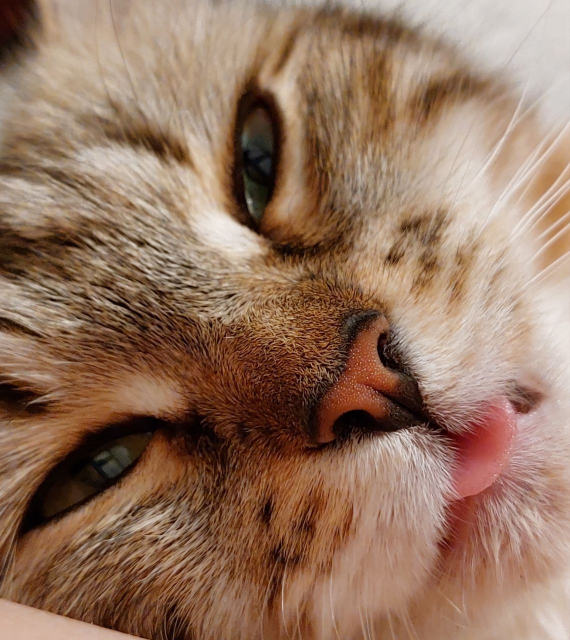
#> input picture homework-05/mouse.jpg, 1140 x 1280 px (shown at 1/2 size)
$ jupyter execute --allow-errors MathPack_HW_05_Kosinov_group_bv_02_20.ipynb
#> lines starting #> are read from the running program, lines starting #| are printed output that depends on the picture
[cell 1]
from PIL import Image
import numpy as np
img = Image.open('mouse.jpg')
#> img is the input picture: PIL image 1140x1280 RGB; mean R, G, B 148.4, 116.1, 95.4
X = np.array(img, dtype=np.float32)
RGB = [X[:,:,0],X[:,:,1],X[:,:,2]]
Ur, Sr, Rr = np.linalg.svd(RGB[0], full_matrices=False)
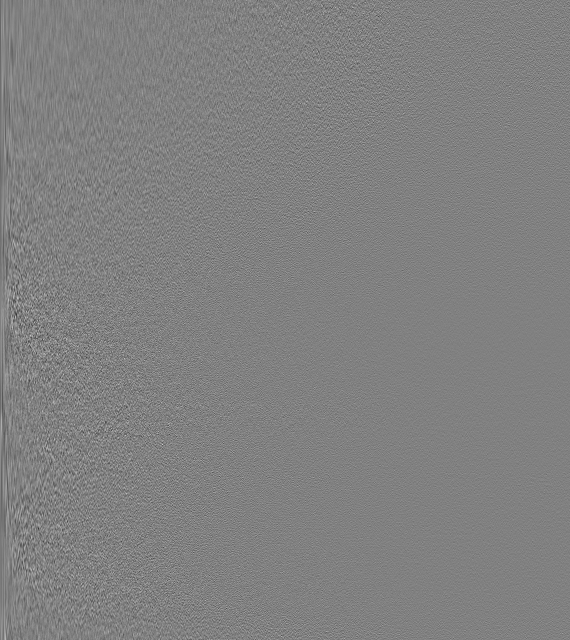
#> Ur: shape (1280, 1140) float32 (shown at 1/2 size); min -0.187, max 0.183, mean -2.73e-05; drawn with min black and max white
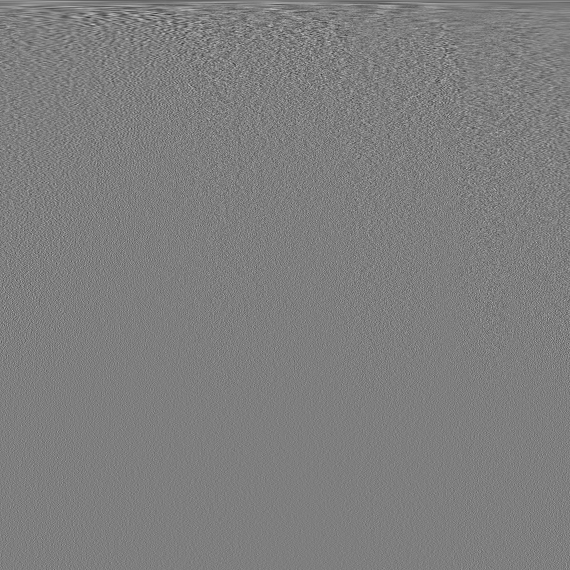
#> Rr: shape (1140, 1140) float32 (shown at 1/2 size); min -0.161, max 0.163, mean -2.09e-05; drawn with min black and max white
#> Sr = 1140 values, max 183390.1 at index 0, min 1.21 at index 1139, mean 576.5
Ug, Sg, Rg = np.linalg.svd(RGB[1], full_matrices=False)
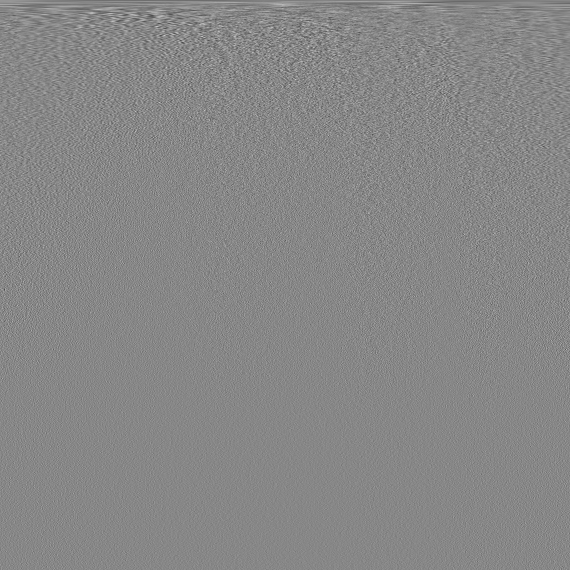
#> Rg: shape (1140, 1140) float32 (shown at 1/2 size); min -0.198, max 0.175, mean -2.21e-05; drawn with min black and max white
#> Sg = 1140 values, max 147642.9 at index 0, min 1.23 at index 1139, mean 555.4
Ub, Sb, Rb = np.linalg.svd(RGB[2], full_matrices=False)
#> Sb = 1140 values, max 125121.8 at index 0, min 1.45 at index 1139, mean 540.4

[cell 2]
print('Размер изображения с учётом цветов:',X.shape)
#| Размер изображения с учётом цветов: (1280, 1140, 3)
import os
cat_size = os.path.getsize(f'mouse.jpg')
print('Размер исходного файла: {:.2f}'.format(cat_size/1024), 'Кбайт')

[cell 3]
def new(U,S,R,r):
  D = np.hstack((S[:r],np.zeros(len(S)-r)))
  A = U.dot(np.diag(D)).dot(R)
  return A

def pict(Red,Green,Blue,r):
  Red = new(Ur,Sr,Rr,r)
  Green = new(Ug,Sg,Rg,r)
  Blue = new(Ub,Sb,Rb,r)
  CAT = np.vstack((Red.flatten(),Green.flatten(),Blue.flatten())).T.reshape(X.shape)
  CAT = Image.fromarray(np.asarray(CAT, dtype=np.uint8))
  return CAT

CATS = {}
Sings = [1,2,10,30,100,1000]
#> (the rest of this cell did not finish here and is left out)

[cell 4]
import os
#> (the rest of this cell did not finish here and is left out)

[cell 5]
r = int(input('Введите сингулярное значение >> '))
#> the answer given: 3
while r<0 or r > X.shape[1]:
  print('Введите корректное значение: от 1 до 1140')
  r = int(input('Введите сингулярное значение >> '))
print('***идёт прогрузка картинки***')
#> (the rest of this cell did not finish here and is left out)

$ run again, with homework-05/cat2.jpg copied over homework-05/mouse.jpg
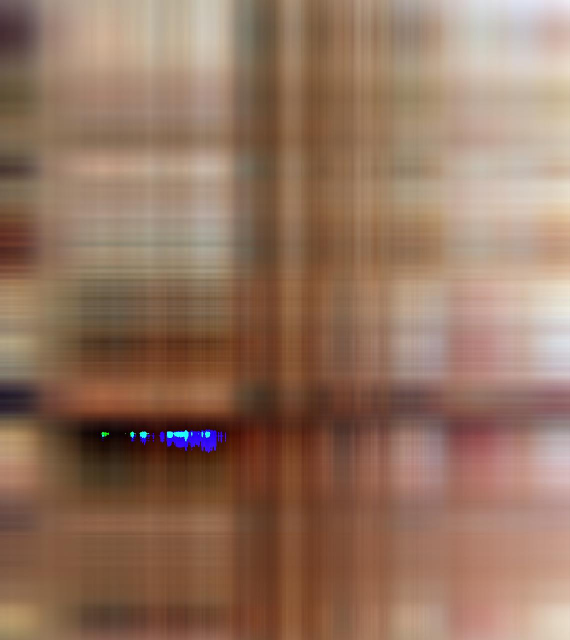
#> input picture homework-05/cat2.jpg, 1140 x 1280 px (shown at 1/2 size)
#> img is the input picture: PIL image 1140x1280 RGB; mean R, G, B 148, 115.9, 95.8
#> `Ur, Sr, Rr = np.linalg.svd(RGB[0], full_matrices=False)`:
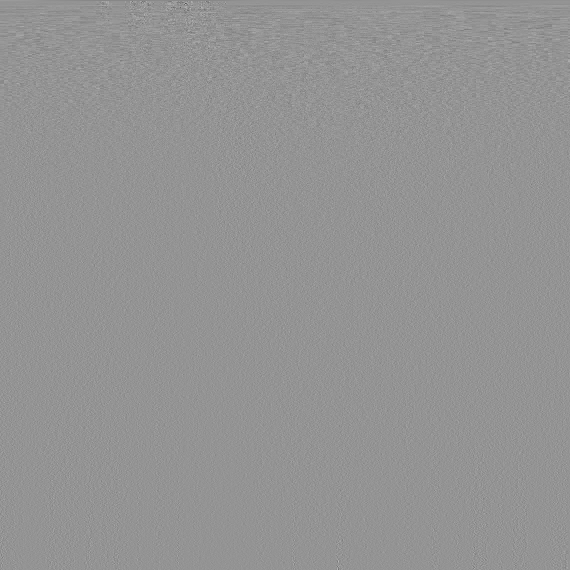
#> Rr: shape (1140, 1140) float32 (shown at 1/2 size); min -0.446, max 0.322, mean -3.54e-05; drawn with min black and max white
#> Sr = 1140 values, max 182846.3 at index 0, min 0.214 at index 1139, mean 203.7
#> Sg = 1140 values, max 147135.7 at index 0, min 0.201 at index 1139, mean 176.4
#> Sb = 1140 values, max 125272.4 at index 0, min 0.227 at index 1139, mean 171.2
#| Размер изображения с учётом цветов: (1280, 1140, 3)
